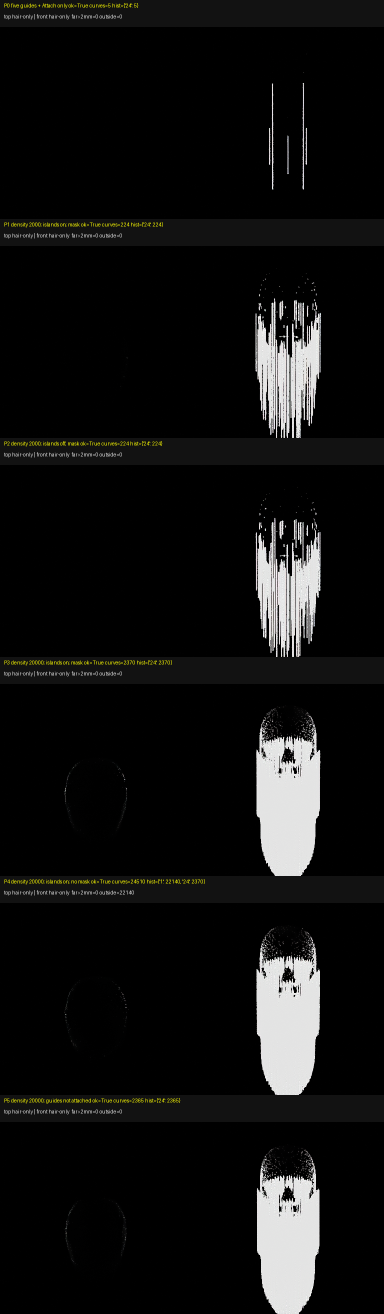
#> input picture tools/openclinxr/evidence/hair-interp-ref/interp-sheet.png, 768 x 2628 px, given in place of target-back.png, which was not available (shown at 1/2 size)
$ python grad29.py   (older library calls are emulated)
#> lines starting #> are read from the running program, lines starting #| are printed output that depends on the picture; after the words box and inside, x2 and y2 are one past the last pixel; in counts of white or black regions, pixels touching at a corner belong together
### tools/openclinxr/evidence/hair-score/orientation.py
#!/usr/bin/env python3
"""Strand-direction (orientation) metric for OpenClinXR hair scoring.

Research practice (Nam et al., CVPR 2019, strand-accurate multi-view hair
capture; Paris et al.) compares an orientation map from a bank of oriented
filters inside the hair mask. Our scorer previously measured shape
(silhouette IoU) and brightness/colour only, so tangent changes were
invisible to every gate. This module adds the missing direction axis.

Method
------
* Grayscale (Rec.709 luminance) Gabor bank, 180 orientations at 1 deg steps.
* Kernel: 15x15 px, wavelength 4.0 px, sigma 3.0, gamma 0.5, psi 0.
    - Wavelength 4 px matches the 2-4 px strand/ridge period at 1024 px
      (target-views set-back are 1024x1024; renders are 1024 px).
    - Sigma 3.0 gives an effective support of ~+/-2.5 sigma ~= the 15 px
      kernel, so truncation is negligible while keeping filter2D cheap.
    - Gamma 0.5 elongates the Gaussian envelope along the strand, which is
      what makes the response direction-selective (gamma 1.0 would be an
      isotropic blob detector, not an orientation detector).
    - Psi 0 (even-symmetric) makes it a ridge detector: maximal on the
      bright strand centre, not on its edges.
* Per pixel: orientation = argmax over the 180 magnitude responses
  (filter-theta frame, modulo 180 deg; the frame offset cancels in every
  render-vs-target comparison and in rotation deltas), confidence =
  (peak - mean) / (peak + eps), i.e. peak response vs the mean over
  orientations.
* Registration render->target uses the judge v6 similarity transform
  (``register_view``: uniform scale + translation from the
  crown/chin/centre triple; no rotation), with render triples from
  hair-curtain3/landmarks.json and target triples from the judge's
  target-set-back/landmarks.json (front in skull mode with the same 10 mm
  hair-over-skull offset the judge applies; three_quarter has no judge
  registration so the transform is identity). Orientation maps are compared
  at the native 1024 judge frame: downsampling would halve the 2-4 px
  strand period the 4 px Gabor wavelength is tuned to.
* Scores per view, inside the intersection of the two hair masks:
    - meanAbsErrDeg: confidence-product-weighted mean of
      min(|a-b|, 180-|a-b|).
    - histEMD: 18-bin (10 deg) confidence-weighted orientation histogram,
      normalised; earth-mover distance on the line =
      binWidth * sum |CDF_r - CDF_t|.

Only numpy + Pillow + cv2 (the Blender-bundled subset; no scipy), so this
module imports both inside Blender (via score.py) and under system python
(self-tests).
"""

from __future__ import annotations

import hashlib
import json
from pathlib import Path

import cv2
import numpy as np
from PIL import Image

# Gabor bank parameters (see module docstring for why).
KSIZE = 15
WAVELENGTH = 4.0
SIGMA = 3.0
GAMMA = 0.5
PSI = 0.0
N_THETA = 180
N_BINS = 18
WORK = 1024  # orientation working resolution = judge frame (native, no resampling)
SIZE = 1024  # judge working frame
PARAMS_TAG = f"k{KSIZE}-l{WAVELENGTH}-s{SIGMA}-g{GAMMA}"

# Render triples (a_row, b_row, c_col) from hair-curtain3/landmarks.json.
RENDER_TRIPLES = {
    "front": (103.0, 583.0, 512.0),
    "three_quarter": None,  # no judge registration -> identity
    "profile_90": (131.0, 561.0, 209.0),
    "back": (155.0, 651.0, 512.0),
}
# Raw target triples from the judge's target-set-back/landmarks.json.
# Front is adjusted to skull mode (+10 mm hair-over-skull offset) by
# target_triples(), exactly as judge() does.
TARGET_TRIPLES_RAW = {
    "front": (127.0, 608.0, 513.0),
    "three_quarter": None,
    "profile_90": (125.0, 577.0, 344.0),
    "back": (130.0, 646.0, 513.0),
}
SKULL_OFFSET_MM = 10.0
SKULL_H_MM = 210.65914630889893  # judge landmarks-canonical.json H_mm


def target_triples(h_mm: float = SKULL_H_MM) -> dict:
    """Target (a,b,c) triples with the judge's skull-mode front offset."""
    out = dict(TARGET_TRIPLES_RAW)
    a, b, c = TARGET_TRIPLES_RAW["front"]
    offset = SKULL_OFFSET_MM * ((b - a) / h_mm)
    out["front"] = (a + offset, b, c)
    return out


# [24 lines left out: function register_view_local, not called in this run]


_kernels_cache: list | None = None


# [10 lines left out: function gabor_kernels, not called in this run]


def luminance(beauty: np.ndarray) -> np.ndarray:
    return (0.2126 * beauty[..., 0] + 0.7152 * beauty[..., 1]
            + 0.0722 * beauty[..., 2])


# [41 lines left out: functions orientation_map, to_work, downsample_map, not called in this run]


MARGIN = 8  # crop margin; Gabor kernel radius is 7, so interior is exact


# [20 lines left out: function crop_to_inter, not called in this run]


def angular_diff(a: np.ndarray, b: np.ndarray) -> np.ndarray:
    d = np.abs(a.astype(np.float64) - b.astype(np.float64))
    return np.minimum(d, 180.0 - d)


# [11 lines left out: function orientation_histogram, not called in this run]


def hist_emd(h_r: np.ndarray, h_t: np.ndarray) -> float:
    """Earth-mover distance on the line, in degrees (bin width 10 deg)."""
    return float(10.0 * np.abs(np.cumsum(h_r) - np.cumsum(h_t)).sum())


# [50 lines left out: functions compare, score_view, not called in this run]


def load_beauty_mask(beauty_path, mask_path):
    b = np.asarray(Image.open(beauty_path).convert("RGB"),
                   dtype=np.float64) / 255.0
    im = Image.open(mask_path)
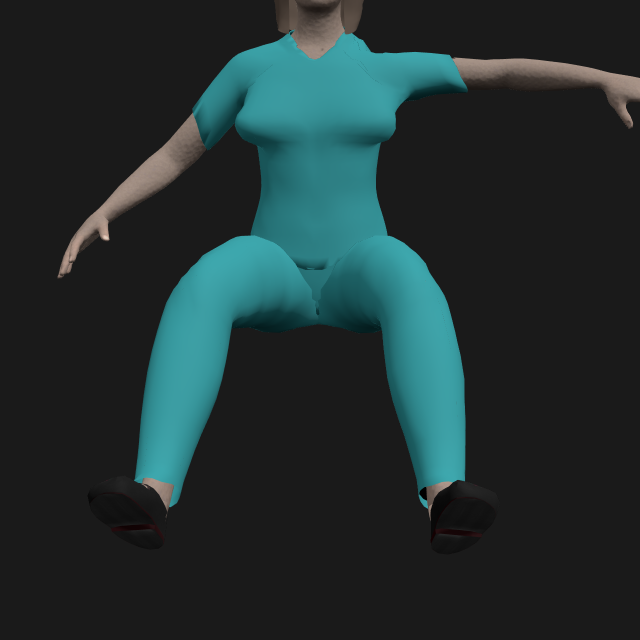
#> input picture tools/openclinxr/evidence/motion-backend-bakeoff/baked_tracks__pulse_presentation.png, 1280 x 1280 px, given in place of mask-back.png, which was not available (shown at 1/2 size)
#> im is the input picture: PIL image 1280x1280 RGB; mean R, G, B 33, 48.2, 48.8
    if im.mode == "RGBA":
        a = np.asarray(im)[..., 3]
        m = a >= 230
    else:
        m = np.asarray(im.convert("L")) > 127
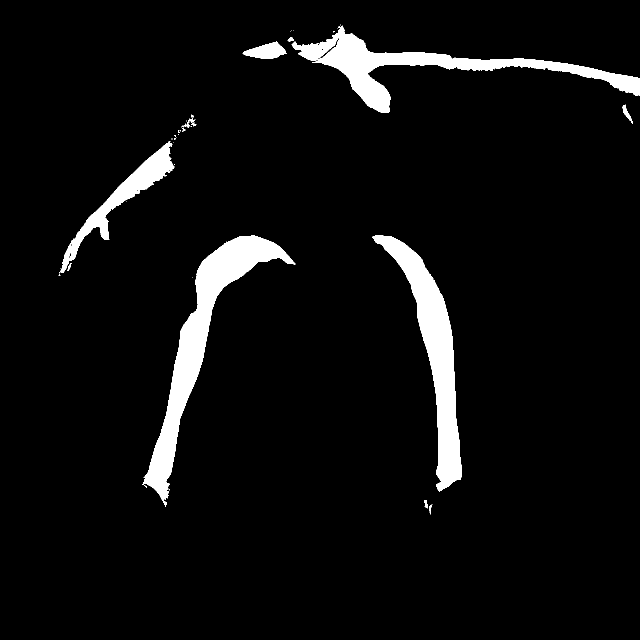
#> m: shape (1280, 1280) bool (shown at 1/2 size); 5.4% white; 45 white regions (31 under 20 px), largest, box (x1, y1, x2, y2) and area: (286, 471, 591, 1014) 28877, (744, 471, 923, 983) 24135, (583, 51, 1280, 226) 23410
    if b.shape[:2] != (SIZE, SIZE):
        b = np.asarray(Image.fromarray(
            (b * 255 + 0.5).astype(np.uint8)).resize(
            (SIZE, SIZE), Image.BILINEAR)).astype(np.float64) / 255.0
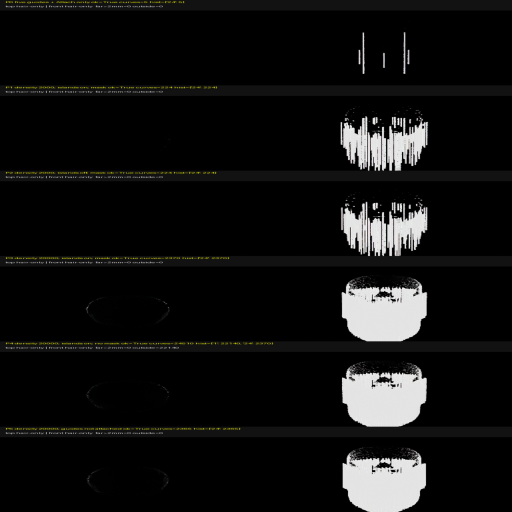
#> b: shape (1024, 1024, 3) float64 (shown at 1/2 size); mean R, G, B 0.0706, 0.0705, 0.0684
    if m.shape != (SIZE, SIZE):
        m = np.asarray(Image.fromarray(
            (m.astype(np.uint8) * 255)).resize(
            (SIZE, SIZE), Image.NEAREST)) > 127
#> m: shape (1024, 1024) bool; 5.4% white; 38 white regions (25 under 20 px), largest, box (x1, y1, x2, y2) and area: (227, 377, 473, 811) 18478, (595, 377, 738, 786) 15428, (466, 41, 1024, 181) 14997
    return b, m


def target_map_cache_path(cache_dir: Path, view: str) -> Path:
    return cache_dir / f"target-{view}-{PARAMS_TAG}.npz"


# [26 lines left out: function target_orientation, not called in this run]

### tools/openclinxr/evidence/hair-groom23diag/diag23.py
#!/usr/bin/env python3
"""hair-groom23diag: 3D crossing metric + image-space lock metric (diagnostic only).

Step A: 2D crossing recount (s11 verbatim logic) + 3D filter (<=3 mm
segment-segment 3D distance at the first 2D crossing) + depth-difference
distribution at 2D crossings.
Step B: image-space lock metric in the groom10diag back-knot box
(rows 150-420, cols 512-765, native 1024 back frame): scorer Gabor
orientation (verbatim import) render-vs-target, fraction of hair pixels
with deviation > 25 deg + structure-tensor cross-check + lock maps.
Step C: groom19 guide attribution for deviating pixels via
build/strands.npz guide_idx/guide_w.

Deterministic (no RNG). Reads only; writes only under E (this dir).
"""
from __future__ import annotations

import argparse
import hashlib
import json
import sys
from pathlib import Path

import numpy as np

E = Path(__file__).resolve().parent
ROOT = E.parents[3]
STRANDS = ROOT / "tools/openclinxr/hair-groom/strands"
sys.path.insert(0, str(STRANDS))
sys.path.insert(0, str(ROOT / "tools/openclinxr/evidence/hair-score"))
import frames as F  # noqa: E402
import orientation as ORI  # noqa: E402 (scorer Gabor machinery, verbatim)

GUIDE_FILES = {
    "guides-8a": ROOT / "tools/openclinxr/evidence/hair-groom8a/build/guides-8a.npz",
    "guides-19": ROOT / "tools/openclinxr/evidence/hair-groom19/build/guides-19.npz",
    "guides-21": ROOT / "tools/openclinxr/evidence/hair-groom21/build/guides-21.npz",
    "guides-21a03": ROOT / "tools/openclinxr/evidence/hair-groom21/guides-21a03.npz",
    "guides-21perm": ROOT / "tools/openclinxr/evidence/hair-groom21/guides-21perm.npz",
    "guides-22": Path("/Volumes/files/openclinxr-assets/store/hair-groom22/guides-22.npz"),
    "guides-22-control": Path("/Volumes/files/openclinxr-assets/store/hair-groom22/guides-22-control.npz"),
}

ARC_LO_M = 0.040
ARC_HI_M = 0.200
Y_EAR = -0.0635
Z_NAPE = 1.51
D3_GATE_MM = 3.0

RENDERS = {
    "8a": ROOT / "tools/openclinxr/evidence/hair-groom8a/renders-studio",
    "8b": ROOT / "tools/openclinxr/evidence/hair-groom8b/renders-studio",
    "12": ROOT / "tools/openclinxr/evidence/hair-groom12/renders-studio-8a",
    "19": ROOT / "tools/openclinxr/evidence/hair-groom19/renders-studio",
}
SCR = Path("/Volumes/files/src/openclinxr/.openclinxr/scratch/target-views/aisha-v3")
BOX = (150, 420, 512, 765)  # groom10diag back-knot box, native 1024 frame
MARGIN = 8
DEV_GATE_DEG = 25.0


# [18 lines left out: functions sha_of, pct, not called in this run]


def orient(ax, ay, bx, by, cx, cy_):
    return (bx - ax) * (cy_ - ay) - (by - ay) * (cx - ax)


# [136 lines left out: functions seg_seg_dist, step_a, not called in this run]


def gray_of(beauty):
    b = np.asarray(beauty, dtype=np.float64)
    if b.max() > 1.0:
        b = b / 255.0
    return 0.2126 * b[..., 0] + 0.7152 * b[..., 1] + 0.0722 * b[..., 2]
#> in main, `Ht = tm[t0b:t1b, c0b:c1b]`: Ht: shape (282, 264) bool; 4.7% white; 2 white regions, box (x1, y1, x2, y2) and area: (44, 0, 112, 57) 2344, (82, 253, 153, 282) 1148


# [83 lines left out: functions struct_tensor_orientation, _med_field, _aniso_darkstats, dispersion_frac, cross_scale_stats, not called in this run]


def reg_transform_back():
    """Judge-v6 similarity render->target for the back view (scorer-exact).

    Render triple from hair-curtain3/landmarks.json == ORI.RENDER_TRIPLES;
    target triple from the judge target-set-back via ORI.target_triples().
    """
    rt = ORI.RENDER_TRIPLES["back"]
    tt = ORI.target_triples()["back"]
    s = (tt[1] - tt[0]) / (rt[1] - rt[0])
    return {"scale": s, "tx": tt[2] - s * rt[2], "ty": tt[0] - s * rt[0],
            "renderTriple": list(rt), "targetTriple": list(tt)}


def map_box_to_target(box, tr):
    """Render-frame box -> target-frame box via the similarity transform."""
    r0, r1, c0, c1 = box
    s = tr["scale"]
    tr0 = int(np.floor(s * r0 + tr["ty"]))
    tr1 = int(np.ceil(s * r1 + tr["ty"]))
    tc0 = int(np.floor(s * c0 + tr["tx"]))
    tc1 = int(np.ceil(s * c1 + tr["tx"]))
    return (max(tr0, 0), min(tr1, 1024), max(tc0, 0), min(tc1, 1024))


# [306 lines left out: functions step_b, project, step_c, main, not called in this run]


# [2 lines that do not run on import are left out]

### tools/openclinxr/evidence/hair-groom29/grad29.py
#!/usr/bin/env python3
"""hair-groom29: gradAniso at sigma 2 AND 4 (diag23 step-B _aniso_darkstats
generalised) in the back-knot box for target + ctrl(25) + groom19 +
groom26 + groom29 back renders.

groom28 measured (E/metrics-aniso28.json): at the gate metric's sigma 2,
gy/gx moves 0.063 over a 4x strand-radius change (reads fineness); at
sigma 4 the movement is 0.037 (reads locks, not fineness). Gate: sigma-4
gradAniso <= groom19-family midpoint (target+ctrl)/2 at sigma 4; sigma 2
reported with the strand radii. Writes E/metrics-grad29.json.
"""
from __future__ import annotations

import json
import sys
from pathlib import Path

import cv2 as _cv
import numpy as np
from PIL import Image

E = Path(__file__).resolve().parent
ROOT = E.parents[3]
sys.path.insert(0, str(E.parent / "hair-groom23diag"))
sys.path.insert(0, str(ROOT / "tools/openclinxr/evidence/hair-score"))

import diag23 as D  # noqa: E402
import orientation as ORI  # noqa: E402

E25 = E.parent / "hair-groom25"
E26 = E.parent / "hair-groom26"
E19 = E.parent / "hair-groom19"
RENDERS = {
    "ctrl": E25 / "renders-ctrl",
    "groom19": E19 / "renders-studio",
    "groom26": E26 / "renders-26",
    "groom29": E / "renders-29",
}
SIGMAS = (2.0, 4.0)


def aniso_darkstats_sigma(gbox, H, sigma):
    """D._aniso_darkstats verbatim, blur sigma parameterised."""
#> called with sigma = 2
    g2 = _cv.GaussianBlur(np.asarray(gbox, dtype=np.float32), (0, 0), sigma)
    _gx = _cv.Sobel(g2, _cv.CV_32F, 1, 0, ksize=3)
    _gy = _cv.Sobel(g2, _cv.CV_32F, 0, 1, ksize=3)
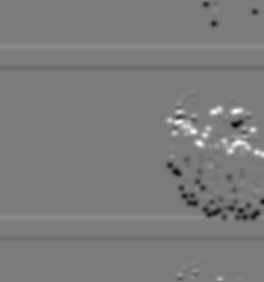
#> _gy: shape (282, 264) float32; min -1.02, max 1.09, mean -0.000642; drawn with min black and max white
    aniso = float(np.abs(_gy[H]).mean() / max(np.abs(_gx[H]).mean(), 1e-9)) \
        if H.any() else None
#> aniso = 34.17
    vals = np.asarray(gbox, dtype=np.float64)[H]
#> vals = 3492 values, max 0.0706 at index 2133, min 0 at index 0, mean 0.00455
    if vals.size:
        p10 = float(np.percentile(vals, 10))
#> p10 = 0
        dark = np.logical_and(H, np.asarray(gbox, dtype=np.float64) <= p10
                              ).astype(np.uint8)
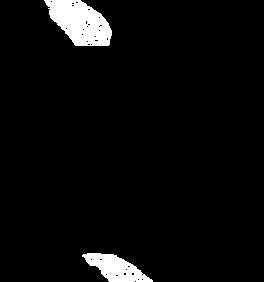
#> dark: shape (282, 264); values 0 (black) and 1 (white), 4.3% white; 2 white regions, box (x1, y1, x2, y2) and area: (44, 0, 112, 46) 2063, (82, 253, 153, 282) 1127
        n, _, st, _ = _cv.connectedComponentsWithStats(dark, 8, _cv.CV_32S)
#> n = 3; st = [[0, 0, 264, 282, 71258], [44, 0, 68, 46, 2063], [82, 253, 71, 29, 1127]]
        ar = st[1:, _cv.CC_STAT_AREA] if n > 1 else np.array([0])
#> ar = [2063, 1127]
        big = ar[ar >= 500]
#> big = [2063, 1127]
    else:
        p10, ar, big = 0.0, np.array([0]), np.array([0])
    return {"gradAniso_gyOvergx": round(aniso, 4) if aniso is not None else None,
            "darkComp_meanAreaPx": round(float(ar.mean()), 2),
            "darkComp_count": int(len(ar)),
            "darkComp_bigFrac": round(float(big.sum() / max(int(H.sum()), 1)), 4),
            "darkComp_p10": round(p10, 4)}


def main():
    tr = D.reg_transform_back()
    t0b, t1b, c0b, c1b = D.map_box_to_target(D.BOX, tr)
    tb, tm = ORI.load_beauty_mask(
        str(D.SCR / "target-back.png"), str(D.SCR / "mask-back.png"))
    gray_t = D.gray_of(tb)
    Ht = tm[t0b:t1b, c0b:c1b]
    out = {"registration": tr, "targetBox": [t0b, t1b, c0b, c1b],
           "boxNote": "groom10diag back-knot box rows 150-420 cols 512-765 "
                      "mapped render->target with scorer judge-v6",
           "sigmas": list(SIGMAS),
           "strandRadiiMm": {"root": 0.05, "tip": 0.015,
                             "note": "interp_children defaults "
                                     "R_ROOT_M=5e-5 R_TIP_M=1.5e-5, "
                                     "linear in t^1.5 (build.json radiiMm)"}}
    out["target"] = {str(s): aniso_darkstats_sigma(
        gray_t[t0b:t1b, c0b:c1b], Ht, s) for s in SIGMAS}
#> call 2 of aniso_darkstats_sigma, with sigma = 4
#> in aniso_darkstats_sigma (call 2), `g2 = _cv.GaussianBlur(np.asarray(gbox, dtype=np.float32), (0, 0), sigma)`:
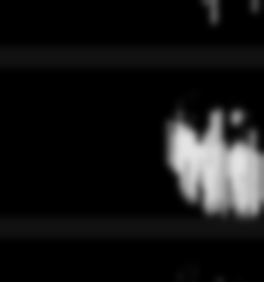
#> g2: shape (282, 264) float32; min 1.49e-07, max 0.896, mean 0.0814
#> in aniso_darkstats_sigma (call 2), `_gy = _cv.Sobel(g2, _cv.CV_32F, 0, 1, ksize=3)`:
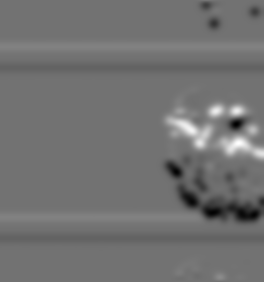
#> _gy: shape (282, 264) float32; min -0.419, max 0.516, mean -0.000602; drawn with min black and max white
#> in aniso_darkstats_sigma (call 2), `aniso = float(np.abs(_gy[H]).mean() / max(np.abs(_gx[H]).mean(), 1e-9)..`: aniso = 92.96
    out["target"]["nHairPx"] = int(Ht.sum())
    for g, rdir in RENDERS.items():
        rb, rm = ORI.load_beauty_mask(str(rdir / "back.png"),
                                      str(rdir / "back-id.png"))
        rt = ORI.RENDER_TRIPLES["back"]
        tt = ORI.target_triples()["back"]
        m_o, b_o, _ = ORI.register_view_local(
            rm, rb, rt[0], rt[1], rt[2], tt[0], tt[1], tt[2])
        H = m_o[t0b:t1b, c0b:c1b] & tm[t0b:t1b, c0b:c1b]
        gbox = (0.2126 * np.clip(b_o, 0, 1)[..., 0]
                + 0.7152 * np.clip(b_o, 0, 1)[..., 1]
                + 0.0722 * np.clip(b_o, 0, 1)[..., 2])[t0b:t1b, c0b:c1b]
        st = {str(s): aniso_darkstats_sigma(gbox, H, s) for s in SIGMAS}
        st["nHairPx"] = int(H.sum())
        st["renderSha"] = D.sha_of(rdir / "back.png")
        out[g] = st
        print("gradAniso %s s2=%.4f s4=%.4f nHair=%d"
              % (g, st["2.0"]["gradAniso_gyOvergx"],
                 st["4.0"]["gradAniso_gyOvergx"], st["nHairPx"]), flush=True)
    (E / "metrics-grad29.json").write_text(json.dumps(out, indent=1) + "\n")
    print("WROTE E/metrics-grad29.json")


if __name__ == "__main__":
#> (the run stopped early here; a loop or call above may not have finished)
